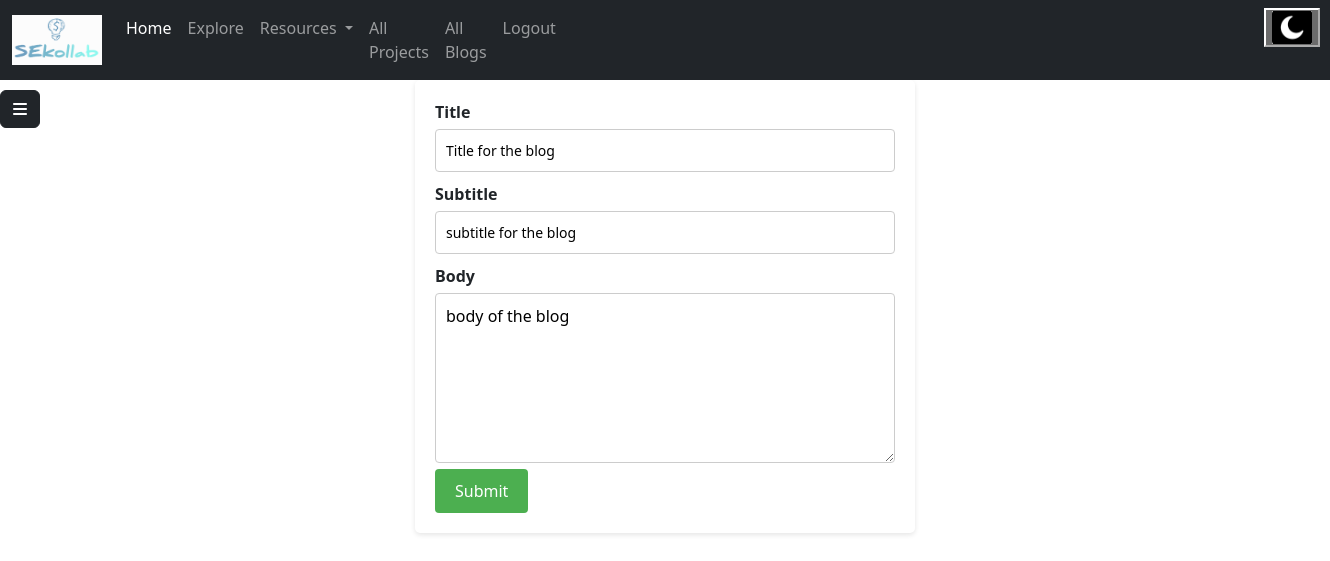
The page /editblog/1 (signed in) on the database its author committed.
### models.py (models this page shows)
class Blog(db.Model):
    __tablename__ = "blogs"
    id = Column(Integer, primary_key=True, autoincrement=True)
    user_id = Column(Integer, ForeignKey('users.id'))
    title = Column(String, nullable=False)
    subtitle = Column(String, nullable=False)
    content = Column(String, nullable=False)
    blog_image = Column(String)
    like = Column(Integer, nullable=False, default=0)
    date = Column(String, default=datetime.date.today().strftime("%B %d, %Y"))
    author = relationship("User", back_populates="blogs")
    user = relationship("User", back_populates="blogs")

### main.py (the view)
@app.route("/editblog/<id>", methods=["GET", "POST"])
@login_required
def editblog(id):
    user = User.query.filter_by(id=current_user.id).first()
    if request.method == "POST":
        title = bleach.clean(request.form['title'])
        subititle = bleach.clean(request.form['subtitle'])
        content = bleach.clean(request.form["content"])
        blog = Blog.query.filter_by(id=id)
        blog.title = title
        blog.subtitle = subititle
        blog.content = content
        db.session.commit()
        return redirect(url_for('myblogs'))
    else:
        blog = Blog.query.filter_by(id=id).first()
        return render_template("editblog.html", blog=blog, user=user)

### main.py (called while the page is built)
@login_manager.user_loader
def load_user(user_id):
    return User.query.get(int(user_id))

### templates/editblog.html (shortened to what this page needs)
<!DOCTYPE html>
<html lang="en">
<head>
  <link rel="stylesheet" href="../static/css/editblog.css">
 <link href="https://cdn.jsdelivr.net/npm/bootstrap@5.3.3/dist/css/bootstrap.min.css" rel="stylesheet">
<link rel="stylesheet" href="../static/css/sidebar.css">
</head>
<body>
{% include "navigationloggedin.html" %}
{% include "sidebar.html" %}
  <form action="/editblog/{{ blog.id }}" method="POST">
    <label for="title">Title</label>
    <input type="text" id="title" name="title" value="{{ blog.title }}">
    <label for="subtitle">Subtitle</label>
    <input type="text" id="subtitle" name="subtitle" value="{{ blog.subtitle }}">
    <label for="content">Body</label>
    <textarea id="content" name="content" >{{ blog.content }}</textarea>
    <input type="submit" value="Submit">
  </form>
</body>
</html>

### static/css/editblog.css (style rules this page uses)
body { font-family: Arial, sans-serif; background-color: #f5f5f5; }
form { max-width: 500px; margin: 0 auto; background-color: #fff; padding: 20px; border-radius: 5px; box-shadow: 0 2px 5px rgba(0, 0, 0, 0.1); }
label { display: block; font-weight: bold; margin-bottom: 5px; }
input[type="text"], textarea { width: 100%; padding: 10px; border: 1px solid #ccc; border-radius: 4px; box-sizing: border-box; margin-bottom: 10px; font-size: 14px; }
textarea { height: 170px; }
input[type="submit"] { background-color: #4CAF50; color: #fff; padding: 10px 20px; border: none; border-radius: 4px; cursor: pointer; font-size: 16px; }

### rows shown on the page
Blog: title "Title for the blog", subtitle "subtitle for the blog", content "body of the blog"
